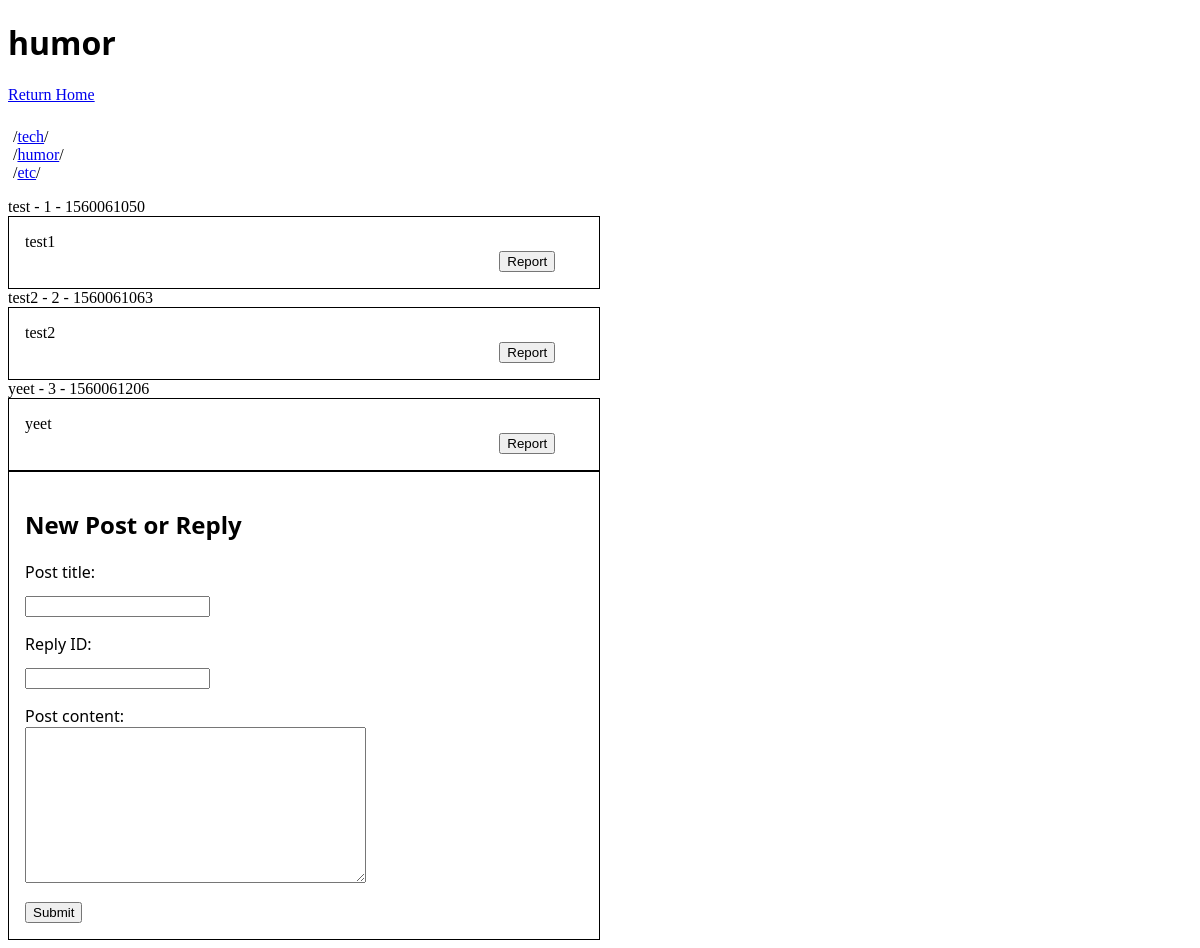
Page /humor/ on the committed database.
### boards/models.py (models this page shows, shortened)
class Boards(models.Model):
    board_name = models.CharField(max_length=MAX_BOARD_NAME_LENGTH)
    password = models.TextField(blank=True)
    rules = models.TextField(default="Obey site-wide rules")

class PostDB(models.Model):
    board_name = models.TextField(max_length=MAX_BOARD_NAME_LENGTH)
    date = models.IntegerField()
    parent_id = models.IntegerField(null=True)
    tripcode = models.TextField(max_length=150, null=True)
    title = models.TextField(max_length=12)
    name = models.CharField(max_length=25, default="anonymous")
    content = models.TextField(max_length=500000)

### boards/views.py (the view)
# urls.py: path('<str:board_name>/', views.board_home, name="board_name")
def board_home(request, board_name):
    for board in STANDARD_CONTEXT['board_list']:
        if board_name == board.board_name:
            break
    else:
        raise Http404
    context = {'board_name': board_name, 'new_post_form': forms.NewPostForm, 'post_list': boardutils.get_post_list_for_board(board_name),}
    context = dict({**STANDARD_CONTEXT, **context})
    template = loader.get_template('boards/board-home.html')
    resp = HttpResponse(template.render(context, request))
    return resp

### boards/boardutils/__init__.py (called while the page is built)
def get_post_list_for_board(board):
    return models.PostDB.objects.filter(board_name=board)

### boards/templates/boards/board-home.html (shortened to what this page needs)
{% load static %}
<!DOCTYPE html>
<html>
    <head>
        <link rel="stylesheet" href="{% static 'boards/style.css' %}">
        <link rel="stylesheet" href="{% static 'boards/default-board-style.css' %}">
    </head>
    <body>
        <h1 class='boardLogo'>
            {{ board_name }}
        </h1>
        <a href="/">Return Home</a>
        {% if board_list %}
            <ul class='boardList'>
            {% for board in board_list %}
                <li>/<a href="/{{ board.board_name }}/">{{ board.board_name }}</a>/</li>
            {% endfor %}
            </ul>
        {% endif %}
        {% if post_list %}
            {% for post in post_list %}
                <div class='postTopic'>{{ post.title }}</a> - {{ post.id }} - {{ post.date }}</div>
                <div class='postContent'>
                    {{ post.content }}
                    <button class='reportPost'>Report</button>
                </div>
            {% endfor %}
            {% else %}
            <p>No posts are available.</p>
        {% endif %}
        <form action="/submit-post" method="post" class='submitPostForm'>
            <h2>New Post or Reply</h2>
            {{ new_post_form }}
            <input type="submit" value="Submit">
        </form>
    </body>
</html>

### boards/static/boards/style.css (style rules this page uses)
.boardList { list-style: none; padding-left: 5px; padding-top: 0.5em; }

### boards/static/boards/default-board-style.css (style rules this page uses)
.submitPostForm input, .submitPostForm label { margin-top: 1em; display: block; }
.submitPostForm { border: 1px solid black; padding: 1em; }
.submitPostForm, .boardLogo { font-family: 'Segoe UI', Tahoma, Geneva, Verdana, sans-serif; }
.submitPostForm, .postContent { margin-right: 50%; }
.postContent { border: 1px solid black; padding: 1em; }
.reportPost { margin-left: 85%; display: inline; }

### rows in the picture
Boards: board_name "tech"
Boards: board_name "humor"
Boards: board_name "etc"
PostDB: title "test", id "1", date "1560061050", content "test1"
PostDB: title "test2", id "2", date "1560061063", content "test2"
PostDB: title "yeet", id "3", date "1560061206", content "yeet"

### other values in the picture
{{ board_name }} "humor"
